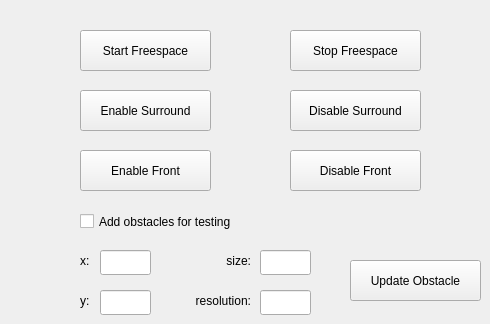
        <widget class="QWidget" name="tabFreespace">
         <attribute name="title">
          <string>Freespace</string>
         </attribute>
         <widget class="QPushButton" name="startFreespace">
          <property name="geometry">
           <rect>
            <x>80</x>
            <y>30</y>
            <width>131</width>
            <height>41</height>
           </rect>
          </property>
          <property name="text">
           <string>Start Freespace</string>
          </property>
         </widget>
         <widget class="QPushButton" name="stopFreespace">
          <property name="geometry">
           <rect>
            <x>290</x>
            <y>30</y>
            <width>131</width>
            <height>41</height>
           </rect>
          </property>
          <property name="text">
           <string>Stop Freespace</string>
          </property>
         </widget>
         <widget class="QCheckBox" name="enableTestObstacle">
          <property name="geometry">
           <rect>
            <x>80</x>
            <y>210</y>
            <width>211</width>
            <height>23</height>
           </rect>
          </property>
          <property name="text">
           <string>Add obstacles for testing</string>
          </property>
         </widget>
         <widget class="QLabel" name="labelObstacleX">
          <property name="geometry">
           <rect>
            <x>80</x>
            <y>250</y>
            <width>21</width>
            <height>21</height>
           </rect>
          </property>
          <property name="text">
           <string>x:</string>
          </property>
         </widget>
         <widget class="QLineEdit" name="inputObstacleX">
          <property name="geometry">
           <rect>
            <x>100</x>
            <y>250</y>
            <width>51</width>
            <height>25</height>
           </rect>
          </property>
         </widget>
         <widget class="QLineEdit" name="inputObstacleY">
          <property name="geometry">
           <rect>
            <x>100</x>
            <y>290</y>
            <width>51</width>
            <height>25</height>
           </rect>
          </property>
         </widget>
         <widget class="QLabel" name="labelObstacleY">
          <property name="geometry">
           <rect>
            <x>80</x>
            <y>290</y>
            <width>21</width>
            <height>21</height>
           </rect>
          </property>
          <property name="text">
           <string>y:</string>
          </property>
         </widget>
         <widget class="QLineEdit" name="inputObstacleSize">
          <property name="geometry">
           <rect>
            <x>260</x>
            <y>250</y>
            <width>51</width>
            <height>25</height>
           </rect>
          </property>
         </widget>
         <widget class="QLabel" name="labelObstacleSize">
          <property name="geometry">
           <rect>
            <x>210</x>
            <y>250</y>
            <width>41</width>
            <height>21</height>
           </rect>
          </property>
          <property name="text">
           <string>size:</string>
          </property>
          <property name="alignment">
           <set>Qt::AlignRight|Qt::AlignTrailing|Qt::AlignVCenter</set>
          </property>
         </widget>
         <widget class="QLineEdit" name="inputObstacleResolution">
          <property name="geometry">
           <rect>
            <x>260</x>
            <y>290</y>
            <width>51</width>
            <height>25</height>
           </rect>
          </property>
         </widget>
         <widget class="QLabel" name="labelObstacleResolution">
          <property name="geometry">
           <rect>
            <x>170</x>
            <y>290</y>
            <width>81</width>
            <height>21</height>
           </rect>
          </property>
          <property name="text">
           <string>resolution:</string>
          </property>
          <property name="alignment">
           <set>Qt::AlignRight|Qt::AlignTrailing|Qt::AlignVCenter</set>
          </property>
         </widget>
         <widget class="QPushButton" name="updateObstacle">
          <property name="geometry">
           <rect>
            <x>350</x>
            <y>260</y>
            <width>131</width>
            <height>41</height>
           </rect>
          </property>
          <property name="text">
           <string>Update Obstacle</string>
          </property>
         </widget>
         <widget class="QPushButton" name="enableSurround">
          <property name="geometry">
           <rect>
            <x>80</x>
            <y>90</y>
            <width>131</width>
            <height>41</height>
           </rect>
          </property>
          <property name="text">
           <string>Enable Surround</string>
          </property>
         </widget>
         <widget class="QPushButton" name="disableSurround">
          <property name="geometry">
           <rect>
            <x>290</x>
            <y>90</y>
            <width>131</width>
            <height>41</height>
           </rect>
          </property>
          <property name="text">
           <string>Disable Surround</string>
          </property>
         </widget>
         <widget class="QPushButton" name="disableFront">
          <property name="geometry">
           <rect>
            <x>290</x>
            <y>150</y>
            <width>131</width>
            <height>41</height>
           </rect>
          </property>
          <property name="text">
           <string>Disable Front</string>
          </property>
         </widget>
         <widget class="QPushButton" name="enableFront">
          <property name="geometry">
           <rect>
            <x>80</x>
            <y>150</y>
            <width>131</width>
            <height>41</height>
           </rect>
          </property>
          <property name="text">
           <string>Enable Front</string>
          </property>
         </widget>
        </widget>
